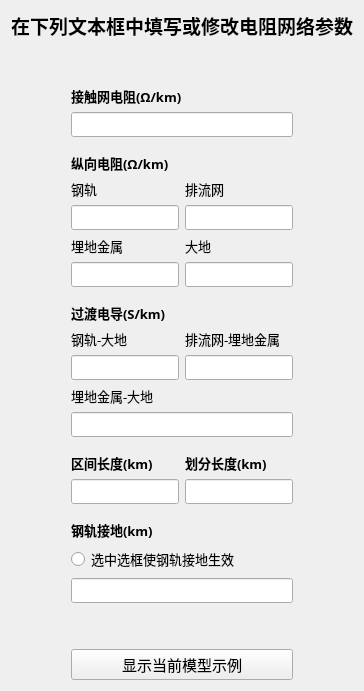
       <widget class="QWidget" name="tab_3">
        <property name="font">
         <font>
          <family>微软雅黑</family>
         </font>
        </property>
        <attribute name="title">
         <string> 电阻网络参数 </string>
        </attribute>
        <layout class="QVBoxLayout" name="verticalLayout_2">
         <item>
          <widget class="QLabel" name="label_3">
           <property name="font">
            <font>
             <family>微软雅黑</family>
             <pointsize>14</pointsize>
             <weight>75</weight>
             <bold>true</bold>
            </font>
           </property>
           <property name="text">
            <string>在下列文本框中填写或修改电阻网络参数</string>
           </property>
          </widget>
         </item>
         <item>
          <layout class="QGridLayout" name="gridLayout_2">
           <item row="1" column="1">
            <layout class="QVBoxLayout" name="verticalLayout_5">
             <item>
              <widget class="QLabel" name="label_4">
               <property name="font">
                <font>
                 <family>微软雅黑</family>
                 <pointsize>10</pointsize>
                 <weight>75</weight>
                 <bold>true</bold>
                </font>
               </property>
               <property name="text">
                <string>接触网电阻(Ω/km)</string>
               </property>
               <property name="buddy">
                <cstring>catenaryRes</cstring>
               </property>
              </widget>
             </item>
             <item>
              <widget class="QLineEdit" name="catenaryRes">
               <property name="font">
                <font>
                 <family>微软雅黑</family>
                 <pointsize>9</pointsize>
                </font>
               </property>
              </widget>
             </item>
             <item>
              <spacer name="verticalSpacer_3">
               <property name="orientation">
                <enum>Qt::Vertical</enum>
               </property>
               <property name="sizeType">
                <enum>QSizePolicy::Fixed</enum>
               </property>
               <property name="sizeHint" stdset="0">
                <size>
                 <width>20</width>
                 <height>10</height>
                </size>
               </property>
              </spacer>
             </item>
             <item>
              <widget class="QLabel" name="label_14">
               <property name="font">
                <font>
                 <family>微软雅黑</family>
                 <pointsize>10</pointsize>
                 <weight>75</weight>
                 <bold>true</bold>
                </font>
               </property>
               <property name="text">
                <string>纵向电阻(Ω/km)</string>
               </property>
              </widget>
             </item>
             <item>
              <layout class="QHBoxLayout" name="horizontalLayout_4">
               <item>
                <layout class="QVBoxLayout" name="verticalLayout_6">
                 <item>
                  <widget class="QLabel" name="label_5">
                   <property name="font">
                    <font>
                     <family>微软雅黑</family>
                     <pointsize>10</pointsize>
                    </font>
                   </property>
                   <property name="text">
                    <string>钢轨</string>
                   </property>
                   <property name="buddy">
                    <cstring>railRes</cstring>
                   </property>
                  </widget>
                 </item>
                 <item>
                  <widget class="QLineEdit" name="railRes">
                   <property name="font">
                    <font>
                     <family>微软雅黑</family>
                     <pointsize>9</pointsize>
                    </font>
                   </property>
                  </widget>
                 </item>
                </layout>
               </item>
               <item>
                <layout class="QVBoxLayout" name="verticalLayout_11">
                 <item>
                  <widget class="QLabel" name="drainageLabel">
                   <property name="font">
                    <font>
                     <family>微软雅黑</family>
                     <pointsize>10</pointsize>
                    </font>
                   </property>
                   <property name="text">
                    <string>排流网</string>
                   </property>
                   <property name="buddy">
                    <cstring>drainage</cstring>
                   </property>
                  </widget>
                 </item>
                 <item>
                  <widget class="QLineEdit" name="drainage"/>
                 </item>
                </layout>
               </item>
              </layout>
             </item>
             <item>
              <layout class="QHBoxLayout" name="horizontalLayout_5">
               <item>
                <layout class="QVBoxLayout" name="verticalLayout_12">
                 <item>
                  <widget class="QLabel" name="metalLabel">
                   <property name="font">
                    <font>
                     <family>微软雅黑</family>
                     <pointsize>10</pointsize>
                    </font>
                   </property>
                   <property name="text">
                    <string>埋地金属</string>
                   </property>
                   <property name="buddy">
                    <cstring>metal</cstring>
                   </property>
                  </widget>
                 </item>
                 <item>
                  <widget class="QLineEdit" name="metal"/>
                 </item>
                </layout>
               </item>
               <item>
                <layout class="QVBoxLayout" name="verticalLayout_9">
                 <item>
                  <widget class="QLabel" name="label_6">
                   <property name="font">
                    <font>
                     <family>微软雅黑</family>
                     <pointsize>10</pointsize>
                    </font>
                   </property>
                   <property name="text">
                    <string>大地</string>
                   </property>
                   <property name="buddy">
                    <cstring>earthRes</cstring>
                   </property>
                  </widget>
                 </item>
                 <item>
                  <widget class="QLineEdit" name="earthRes">
                   <property name="font">
                    <font>
                     <family>微软雅黑</family>
                     <pointsize>9</pointsize>
                    </font>
                   </property>
                  </widget>
                 </item>
                </layout>
               </item>
              </layout>
             </item>
             <item>
              <spacer name="verticalSpacer_6">
               <property name="orientation">
                <enum>Qt::Vertical</enum>
               </property>
               <property name="sizeType">
                <enum>QSizePolicy::Fixed</enum>
               </property>
               <property name="sizeHint" stdset="0">
                <size>
                 <width>20</width>
                 <height>10</height>
                </size>
               </property>
              </spacer>
             </item>
             <item>
              <widget class="QLabel" name="label_15">
               <property name="font">
                <font>
                 <family>微软雅黑</family>
                 <pointsize>10</pointsize>
                 <weight>75</weight>
                 <bold>true</bold>
                </font>
               </property>
               <property name="text">
                <string>过渡电导(S/km)</string>
               </property>
              </widget>
             </item>
             <item>
              <layout class="QHBoxLayout" name="horizontalLayout_6">
               <item>
                <layout class="QVBoxLayout" name="verticalLayout_13">
                 <item>
                  <widget class="QLabel" name="transLabel1">
                   <property name="font">
                    <font>
                     <family>微软雅黑</family>
                     <pointsize>10</pointsize>
                    </font>
                   </property>
                   <property name="text">
                    <string>钢轨-大地</string>
                   </property>
                   <property name="buddy">
                    <cstring>transitionRes</cstring>
                   </property>
                  </widget>
                 </item>
                 <item>
                  <widget class="QLineEdit" name="transitionRes"/>
                 </item>
                </layout>
               </item>
               <item>
                <layout class="QVBoxLayout" name="verticalLayout_14">
                 <item>
                  <widget class="QLabel" name="transLabel2">
                   <property name="font">
                    <font>
                     <family>微软雅黑</family>
                     <pointsize>10</pointsize>
                    </font>
                   </property>
                   <property name="text">
                    <string>排流网-埋地金属</string>
                   </property>
                   <property name="buddy">
                    <cstring>trans2</cstring>
                   </property>
                  </widget>
                 </item>
                 <item>
                  <widget class="QLineEdit" name="trans2"/>
                 </item>
                </layout>
               </item>
              </layout>
             </item>
             <item>
              <widget class="QLabel" name="transLabel3">
               <property name="font">
                <font>
                 <family>微软雅黑</family>
                 <pointsize>10</pointsize>
                </font>
               </property>
               <property name="text">
                <string>埋地金属-大地</string>
               </property>
               <property name="buddy">
                <cstring>trans3</cstring>
               </property>
              </widget>
             </item>
             <item>
              <widget class="QLineEdit" name="trans3"/>
             </item>
             <item>
              <spacer name="verticalSpacer_7">
               <property name="orientation">
                <enum>Qt::Vertical</enum>
               </property>
               <property name="sizeType">
                <enum>QSizePolicy::Fixed</enum>
               </property>
               <property name="sizeHint" stdset="0">
                <size>
                 <width>20</width>
                 <height>10</height>
                </size>
               </property>
              </spacer>
             </item>
             <item>
              <layout class="QHBoxLayout" name="horizontalLayout_15">
               <item>
                <layout class="QVBoxLayout" name="verticalLayout_20">
                 <item>
                  <widget class="QLabel" name="label_10">
                   <property name="font">
                    <font>
                     <family>微软雅黑</family>
                     <pointsize>10</pointsize>
                     <weight>75</weight>
                     <bold>true</bold>
                    </font>
                   </property>
                   <property name="text">
                    <string>区间长度(km)</string>
                   </property>
                   <property name="buddy">
                    <cstring>lenthOfRail</cstring>
                   </property>
                  </widget>
                 </item>
                 <item>
                  <widget class="QLineEdit" name="lenthOfRail"/>
                 </item>
                </layout>
               </item>
               <item>
                <layout class="QVBoxLayout" name="verticalLayout_21">
                 <item>
                  <widget class="QLabel" name="label_11">
                   <property name="font">
                    <font>
                     <family>微软雅黑</family>
                     <pointsize>10</pointsize>
                     <weight>75</weight>
                     <bold>true</bold>
                    </font>
                   </property>
                   <property name="text">
                    <string>划分长度(km)</string>
                   </property>
                   <property name="buddy">
                    <cstring>lenthOfDev</cstring>
                   </property>
                  </widget>
                 </item>
                 <item>
                  <widget class="QLineEdit" name="lenthOfDev"/>
                 </item>
                </layout>
               </item>
              </layout>
             </item>
             <item>
              <spacer name="verticalSpacer_8">
               <property name="orientation">
                <enum>Qt::Vertical</enum>
               </property>
               <property name="sizeType">
                <enum>QSizePolicy::Fixed</enum>
               </property>
               <property name="sizeHint" stdset="0">
                <size>
                 <width>20</width>
                 <height>10</height>
                </size>
               </property>
              </spacer>
             </item>
             <item>
              <widget class="QLabel" name="label_33">
               <property name="font">
                <font>
                 <family>微软雅黑</family>
                 <pointsize>10</pointsize>
                 <weight>75</weight>
                 <bold>true</bold>
                </font>
               </property>
               <property name="text">
                <string>钢轨接地(km)</string>
               </property>
               <property name="buddy">
                <cstring>r2eCheck</cstring>
               </property>
              </widget>
             </item>
             <item>
              <widget class="QRadioButton" name="r2eCheck">
               <property name="font">
                <font>
                 <family>微软雅黑</family>
                 <pointsize>10</pointsize>
                </font>
               </property>
               <property name="text">
                <string>选中选框使钢轨接地生效</string>
               </property>
              </widget>
             </item>
             <item>
              <widget class="QLineEdit" name="r2eP"/>
             </item>
            </layout>
           </item>
           <item row="2" column="1">
            <spacer name="verticalSpacer_2">
             <property name="orientation">
              <enum>Qt::Vertical</enum>
             </property>
             <property name="sizeHint" stdset="0">
              <size>
               <width>20</width>
               <height>40</height>
              </size>
             </property>
            </spacer>
           </item>
           <item row="0" column="1">
            <spacer name="verticalSpacer">
             <property name="orientation">
              <enum>Qt::Vertical</enum>
             </property>
             <property name="sizeHint" stdset="0">
              <size>
               <width>20</width>
               <height>40</height>
              </size>
             </property>
            </spacer>
           </item>
           <item row="1" column="0">
            <spacer name="horizontalSpacer">
             <property name="orientation">
              <enum>Qt::Horizontal</enum>
             </property>
             <property name="sizeType">
              <enum>QSizePolicy::Preferred</enum>
             </property>
             <property name="sizeHint" stdset="0">
              <size>
               <width>60</width>
               <height>20</height>
              </size>
             </property>
            </spacer>
           </item>
           <item row="1" column="2">
            <spacer name="horizontalSpacer_2">
             <property name="orientation">
              <enum>Qt::Horizontal</enum>
             </property>
             <property name="sizeType">
              <enum>QSizePolicy::Preferred</enum>
             </property>
             <property name="sizeHint" stdset="0">
              <size>
               <width>60</width>
               <height>20</height>
              </size>
             </property>
            </spacer>
           </item>
           <item row="3" column="1">
            <widget class="QPushButton" name="showModel">
             <property name="font">
              <font>
               <family>微软雅黑</family>
               <pointsize>11</pointsize>
              </font>
             </property>
             <property name="text">
              <string>显示当前模型示例</string>
             </property>
            </widget>
           </item>
          </layout>
         </item>
        </layout>
       </widget>
